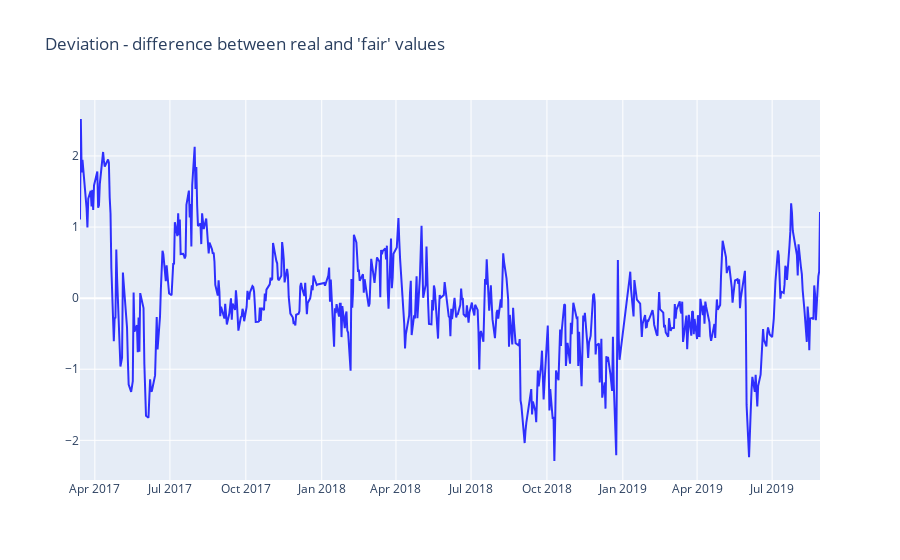

Notebook cell for this chart:
### Code cell
fig = go.Figure()
fig.add_trace(go.Scatter(
                x=predict_df.Date,
                y=predict_df.deviation,
                line_color='blue',
                opacity=0.8))
fig.update_layout(title_text="Deviation - difference between real and 'fair' values")
fig.show()

### Figure 1 — Plotly figure (JSON) as saved in the notebook; plotly's stock layout.template omitted (floating-point values rounded to 4 significant figures; data arrays with more than 128 entries replaced by an {"elided": "..."} marker saying what was removed)
{"data": [{"line": {"color": "blue"}, "opacity": 0.8, "type": "scatter", "x": {"elided": "585 str values"}, "y": {"elided": "585 float values"}}], "layout": {"title": {"text": "Deviation - difference between real and 'fair' values"}}}
